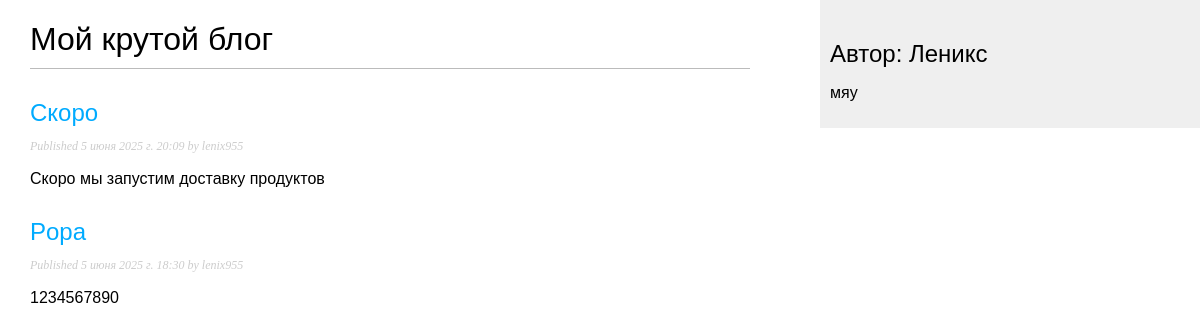
The page /myblog/ on the database its author committed.
### myblog/models.py (models this page shows)
class Post(models.Model):
    class Status(models.TextChoices):
        DRAFT = 'DF','Draft'
        PUBLISHED = 'PB', 'Published'
    title = models.CharField(max_length=250)
    slug = models.SlugField(max_length=250)
    author = models.ForeignKey(User,
                            on_delete=models.CASCADE,
                            related_name='blog_posts',
                            default=1)
    body = models.TextField()
    publish = models.DateTimeField(default=timezone.now)
    created = models.DateTimeField(auto_now_add=True)
    updated = models.DateTimeField(auto_now=True)
    status = models.CharField(max_length=2,
                                choices=Status.choices,
                                default=Status.DRAFT)
    objects = models.Manager() # менеджер, применяемый по умолчанию
    published = PublishedManager() # конкретно-прикладной менеджер
    class Meta:
        ordering = ['-publish']
        indexes = [
            models.Index(fields=['-publish']),
        ]

### myblog/views.py (the view)
# urls.py: path('', views.post_list, name='post_list'),  # это главная страница блога
def post_list(request):
    posts = Post.published.all()
    return render(request,
                    'myblog/post/list.html',
                    {'posts': posts})

### myblog/models.py (called while the page is built)
    def get_queryset(self):
        return super().get_queryset()\
                        .filter(status=Post.Status.PUBLISHED)

### myblog/templates/myblog/post/list.html (shortened to what this page needs)
{% extends "myblog/base.html" %}
{% block content %}
  <h1>Мой крутой блог</h1>
  {% for post in posts %}
    <h2>
      <a href="{% url 'blog:post_detail' post.id %}">
        {{ post.title }}
      </a>
    </h2>
    <p class="date">
      Published {{ post.publish }} by {{ post.author }}
    </p>
    {{ post.body|truncatewords:30|linebreaks }}
  {% endfor %}
{% endblock %}

### myblog/static/css/blog.css (style rules this page uses)
body { margin:0; padding:0; font-family:helvetica, sans-serif; }
a { color:#00abff; text-decoration:none; }
h1 { font-weight:normal; border-bottom:1px solid #bbb; padding:0 0 10px 0; }
h2 { font-weight:normal; margin:30px 0 0; }
p.date { color:#ccc; font-family: georgia, serif; font-size: 12px; font-style: italic; }

### rows shown on the page
Post: title "Скоро", publish "5 июня 2025 г. 20:09", author "lenix955", body "Скоро мы запустим доставку продуктов"
Post: title "Popa", publish "5 июня 2025 г. 18:30", author "lenix955", body "1234567890"
